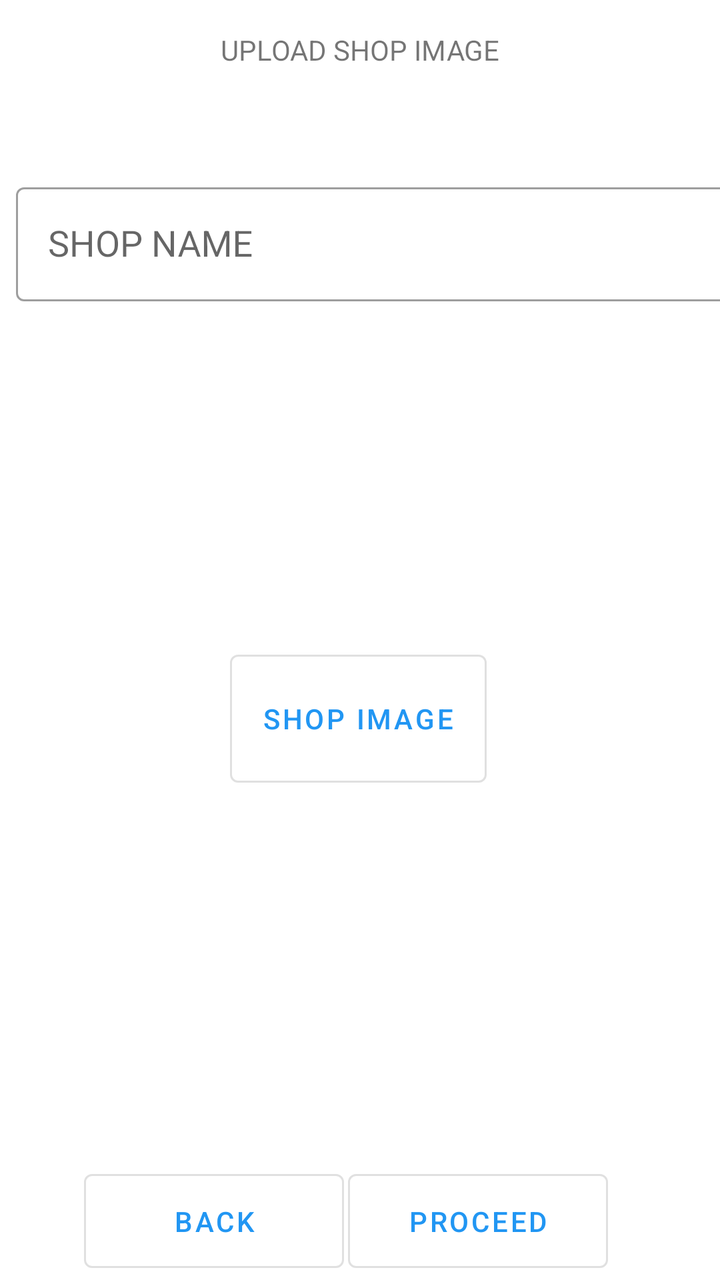
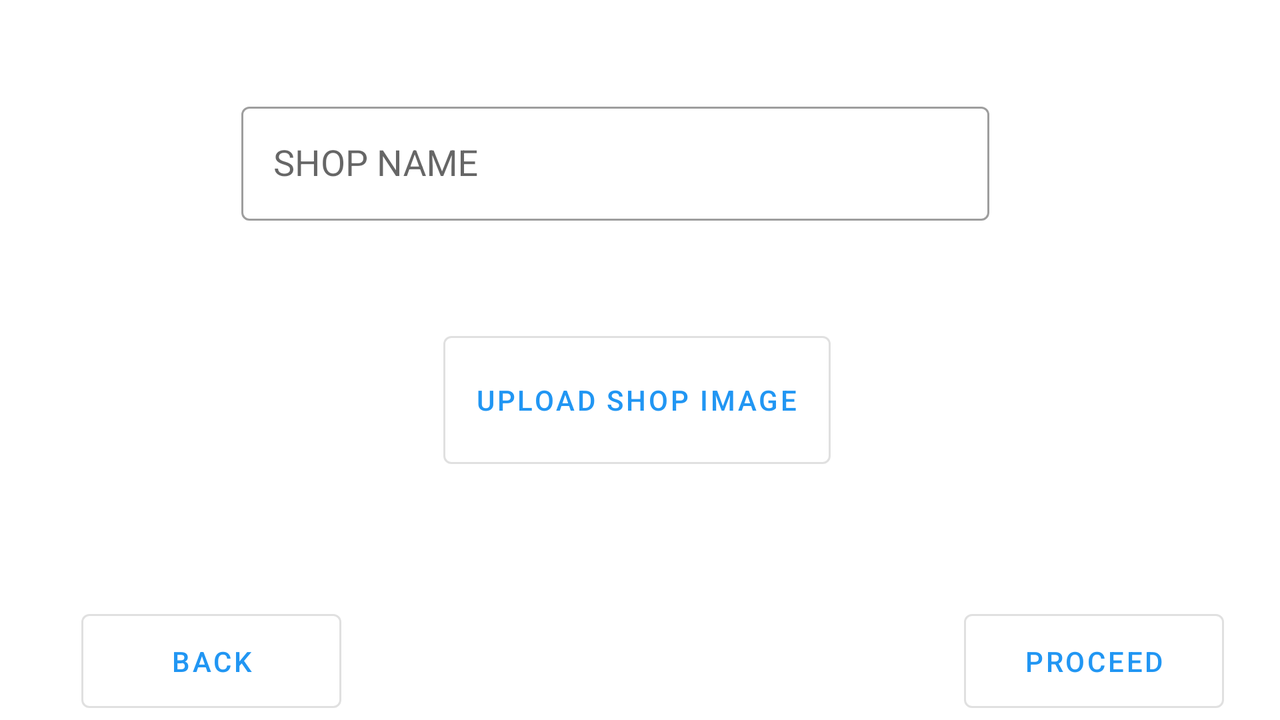

An Android layout and its configuration variant, each rendered on a device that would load it. The default file and the variant file are quoted in full after the pictures.
<!-- AndroidManifest.xml: application theme Theme.Final_onboarding -->
<!-- res/layout/fragment_shop_image.xml -->
<?xml version="1.0" encoding="utf-8"?>
<layout
        xmlns:android="http://schemas.android.com/apk/res/android"
        xmlns:tools="http://schemas.android.com/tools"
        xmlns:app="http://schemas.android.com/apk/res-auto">

    <data>
        <variable
                name="data"
                type="com.pucosa.pucopointManager.ui.newOnboarding.NewOnboardingViewModel" />
    </data>

<androidx.constraintlayout.widget.ConstraintLayout
    android:layout_width="match_parent"
    android:layout_height="match_parent"
    tools:context=".ui.newOnboarding.pages.ShopImageFragment">


    <TextView
        android:id="@+id/textView"
        android:layout_width="match_parent"
        android:layout_height="50dp"
        android:gravity="center"
        android:text="UPLOAD SHOP IMAGE"
        app:layout_constraintEnd_toEndOf="@+id/ShopName"
        app:layout_constraintTop_toTopOf="parent" />

    <Button
        android:id="@+id/shopImage"
        style="?attr/materialButtonOutlinedStyle"
        android:layout_width="wrap_content"
        android:layout_height="76dp"
        android:layout_above="@+id/proceedButton"
        android:layout_alignParentStart="true"
        android:layout_alignParentTop="true"
        android:layout_alignParentEnd="true"
        android:text="Shop Image"
        app:icon="@drawable/ic_baseline_insert_photo_24"
        app:layout_constraintBottom_toBottomOf="parent"
        app:layout_constraintEnd_toEndOf="parent"
        app:layout_constraintHorizontal_bias="0.497"
        app:layout_constraintStart_toStartOf="parent"
        app:layout_constraintTop_toTopOf="@+id/textView"
        app:layout_constraintVertical_bias="0.57" />


    <androidx.constraintlayout.utils.widget.ImageFilterView
        android:id="@+id/select_shop_image"
        android:layout_width="405dp"
        android:layout_height="294dp"
        android:layout_alignParentStart="true"
        android:layout_alignParentTop="true"
        android:layout_alignParentEnd="true"
        android:layout_marginStart="1dp"
        android:layout_marginTop="242dp"
        android:layout_marginEnd="-1dp"
        app:layout_constraintBottom_toBottomOf="parent"
        app:layout_constraintEnd_toEndOf="parent"
        app:layout_constraintHorizontal_bias="0.0"
        app:layout_constraintStart_toStartOf="parent"
        app:layout_constraintTop_toTopOf="parent"
        app:layout_constraintVertical_bias="0.0" />

    <com.google.android.material.textfield.TextInputLayout
        android:id="@+id/ShopName"
        style="@style/Widget.MaterialComponents.TextInputLayout.OutlinedBox"
        android:layout_width="398dp"
        android:layout_height="88dp"
        android:layout_marginStart="8dp"
        android:layout_marginTop="40dp"
        app:layout_constraintBottom_toTopOf="@+id/select_shop_image"
        app:layout_constraintStart_toStartOf="parent"
        app:layout_constraintTop_toTopOf="parent"
        app:layout_constraintVertical_bias="0.425">


        <com.google.android.material.textfield.TextInputEditText
            android:id="@+id/shopName"
            style="@style/Widget.MaterialComponents.TextInputLayout.OutlinedBox"
            android:layout_marginBottom="628dp"
            android:textSize="18sp"
            android:layout_width="374dp"
            android:layout_height="57dp"
            android:layout_below="@+id/select_aadhar"
            android:layout_alignParentStart="true"
            android:layout_alignParentBottom="true"
            android:hint="SHOP NAME"
            android:inputType="text"
            tools:layout_editor_absoluteX="7dp"
            tools:layout_editor_absoluteY="144dp" />

    </com.google.android.material.textfield.TextInputLayout>

    <Button
        android:id="@+id/back"
        android:layout_width="130dp"
        android:layout_height="59dp"
        android:layout_alignParentStart="true"
        android:layout_alignParentEnd="true"
        android:layout_alignParentBottom="true"
        app:layout_constraintBottom_toBottomOf="parent"
        app:layout_constraintEnd_toEndOf="parent"
        android:layout_marginLeft="28dp"
        style="?attr/materialButtonOutlinedStyle"
        android:text="back"
        app:layout_constraintHorizontal_bias="0.069"
        app:layout_constraintStart_toStartOf="parent" />

    <Button
        android:id="@+id/proceedButton"
        android:layout_width="130dp"
        android:layout_height="59dp"
        android:text="proceed"
        android:layout_alignParentStart="true"
        android:layout_alignParentEnd="true"
        android:layout_alignParentBottom="true"
        android:layout_marginRight="28dp"
        style="?attr/materialButtonOutlinedStyle"
        app:layout_constraintBottom_toBottomOf="parent"
        app:layout_constraintEnd_toEndOf="parent"
        app:layout_constraintHorizontal_bias="0.862"
        app:layout_constraintStart_toStartOf="parent" />


</androidx.constraintlayout.widget.ConstraintLayout>
</layout>
<!-- resources referenced by this layout -->
<resources>
  <style name="Theme.Final_onboarding" parent="Theme.MaterialComponents.Light">
  
          <item name="android:forceDarkAllowed" tools:targetApi="q"> false </item>
          
          <item name="android:windowBackground">@android:color/white</item>
          <item name="colorPrimary">@color/colorPrimary</item>
          <item name="colorPrimaryVariant">@color/colorTertiaryDark</item>
          <item name="colorOnPrimary">@android:color/black</item>
          
          <item name="colorSecondary">@color/colorSecondary</item>
          <item name="colorSecondaryVariant">@color/colorSecondaryDark</item>
          <item name="colorOnSecondary">@color/white</item>
          
          <item name="android:statusBarColor" tools:targetApi="l">?attr/colorPrimaryVariant</item>
          
      </style>
  <color name="colorPrimary">#2196f3</color>
  <color name="colorTertiaryDark">#7da453</color>
  <color name="colorSecondary">#ffe57f</color>
  <color name="colorSecondaryDark">#cab350</color>
  <color name="white">#ffffff</color>
</resources>
<!-- res/layout-land/fragment_shop_image.xml (the repository's variant of the layout above) -->
<!-- drawn on the phone turned sideways -->
<?xml version="1.0" encoding="utf-8"?>
<layout
        xmlns:android="http://schemas.android.com/apk/res/android"
        xmlns:tools="http://schemas.android.com/tools"
        xmlns:app="http://schemas.android.com/apk/res-auto">

    <data>
        <variable
                name="data"
                type="com.pucosa.pucopointManager.ui.newOnboarding.NewOnboardingViewModel" />
    </data>

<androidx.constraintlayout.widget.ConstraintLayout
        android:layout_width="match_parent"
        android:layout_height="match_parent"
        tools:context=".ui.newOnboarding.pages.ShopImageFragment">


    <TextView
        android:id="@+id/textView"
        android:layout_width="match_parent"
        android:layout_height="50dp"
        android:gravity="center"
        android:text=""
        app:layout_constraintEnd_toEndOf="@+id/ShopName"
        app:layout_constraintTop_toTopOf="parent" />

    <Button
        android:id="@+id/shopImage"
        style="?attr/materialButtonOutlinedStyle"
        android:layout_width="wrap_content"
        android:layout_height="76dp"
        android:layout_above="@+id/proceedButton"
        android:layout_alignParentStart="true"
        android:layout_alignParentTop="true"
        android:layout_alignParentEnd="true"
        android:text="Upload Shop Image"
        app:icon="@drawable/ic_baseline_insert_photo_24"
        app:layout_constraintBottom_toBottomOf="parent"
        app:layout_constraintEnd_toEndOf="parent"
        app:layout_constraintHorizontal_bias="0.497"
        app:layout_constraintStart_toStartOf="parent"
        app:layout_constraintTop_toTopOf="@+id/textView"
        app:layout_constraintVertical_bias="0.57" />


    <androidx.constraintlayout.utils.widget.ImageFilterView
            android:id="@+id/select_shop_image"
            android:layout_width="368dp"
            android:layout_height="223dp"
            android:layout_alignParentStart="true"
            android:layout_alignParentTop="true"
            android:layout_alignParentEnd="true"
            android:layout_marginStart="1dp"
            android:layout_marginTop="242dp"
            android:layout_marginEnd="-1dp"
            app:layout_constraintBottom_toBottomOf="parent"
            app:layout_constraintEnd_toEndOf="parent"
            app:layout_constraintHorizontal_bias="0.495"
            app:layout_constraintStart_toStartOf="parent"
            app:layout_constraintTop_toTopOf="parent"
            app:layout_constraintVertical_bias="1.0" />

    <com.google.android.material.textfield.TextInputLayout
            android:id="@+id/ShopName"
            style="@style/Widget.MaterialComponents.TextInputLayout.OutlinedBox"
            android:layout_width="398dp"
            android:layout_height="88dp"
            android:layout_marginTop="40dp"
            app:layout_constraintBottom_toTopOf="@+id/select_shop_image"
            app:layout_constraintStart_toStartOf="parent"
            app:layout_constraintTop_toTopOf="parent"
            app:layout_constraintVertical_bias="0.885"
            app:layout_constraintEnd_toEndOf="parent"
            app:layout_constraintHorizontal_bias="0.498">


        <com.google.android.material.textfield.TextInputEditText
                android:id="@+id/shopName"
                style="@style/Widget.MaterialComponents.TextInputLayout.OutlinedBox"
                android:layout_marginBottom="628dp"
                android:textSize="18sp"
                android:layout_width="374dp"
                android:layout_height="57dp"
                android:layout_below="@+id/select_aadhar"
                android:layout_alignParentStart="true"
                android:layout_alignParentBottom="true"
                android:hint="SHOP NAME"
                android:inputType="text"
                tools:layout_editor_absoluteX="7dp"
                tools:layout_editor_absoluteY="144dp" />

    </com.google.android.material.textfield.TextInputLayout>

    <Button
            android:id="@+id/back"
            android:layout_width="130dp"
            android:layout_height="59dp"
            android:layout_alignParentStart="true"
            android:layout_alignParentEnd="true"
            android:layout_alignParentBottom="true"
            app:layout_constraintBottom_toBottomOf="parent"
            app:layout_constraintEnd_toEndOf="parent"
            android:layout_marginLeft="28dp"
            style="?attr/materialButtonOutlinedStyle"
            android:text="back"
            app:layout_constraintHorizontal_bias="0.026"
            app:layout_constraintStart_toStartOf="parent" />

    <Button
            android:id="@+id/proceedButton"
            android:layout_width="130dp"
            android:layout_height="59dp"
            android:text="proceed"
            android:layout_alignParentStart="true"
            android:layout_alignParentEnd="true"
            android:layout_alignParentBottom="true"
            android:layout_marginRight="28dp"
            style="?attr/materialButtonOutlinedStyle"
            app:layout_constraintBottom_toBottomOf="parent"
            app:layout_constraintEnd_toEndOf="parent"
            app:layout_constraintHorizontal_bias="1.0"
            app:layout_constraintStart_toStartOf="parent" />


</androidx.constraintlayout.widget.ConstraintLayout>
</layout>
